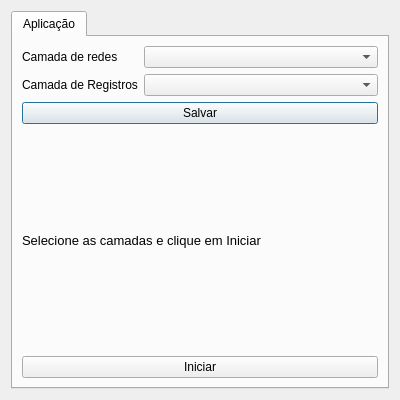
<?xml version="1.0" encoding="UTF-8"?>
<ui version="4.0">
 <class>ConfigDialog</class>
 <widget class="QDialog" name="ConfigDialog">
  <property name="geometry">
   <rect>
    <x>0</x>
    <y>0</y>
    <width>400</width>
    <height>400</height>
   </rect>
  </property>
  <property name="sizePolicy">
   <sizepolicy hsizetype="Maximum" vsizetype="Maximum">
    <horstretch>0</horstretch>
    <verstretch>0</verstretch>
   </sizepolicy>
  </property>
  <property name="minimumSize">
   <size>
    <width>400</width>
    <height>400</height>
   </size>
  </property>
  <property name="maximumSize">
   <size>
    <width>400</width>
    <height>400</height>
   </size>
  </property>
  <property name="windowTitle">
   <string>TracingQgis - CAJ</string>
  </property>
  <layout class="QGridLayout" name="gridLayout_2">
   <item row="2" column="0">
    <widget class="QTabWidget" name="tab_configs">
     <property name="sizePolicy">
      <sizepolicy hsizetype="Preferred" vsizetype="Preferred">
       <horstretch>0</horstretch>
       <verstretch>0</verstretch>
      </sizepolicy>
     </property>
     <property name="currentIndex">
      <number>0</number>
     </property>
     <widget class="QWidget" name="tab_aplicacao">
      <attribute name="title">
       <string>Aplicação</string>
      </attribute>
      <layout class="QGridLayout" name="gridLayout_3">
       <item row="0" column="0">
        <layout class="QVBoxLayout" name="verticalLayout">
         <property name="sizeConstraint">
          <enum>QLayout::SetDefaultConstraint</enum>
         </property>
         <item>
          <layout class="QFormLayout" name="formLayout">
           <item row="0" column="0">
            <widget class="QLabel" name="label">
             <property name="text">
              <string>Camada de redes</string>
             </property>
            </widget>
           </item>
           <item row="0" column="1">
            <widget class="QComboBox" name="layer_pipelines"/>
           </item>
           <item row="1" column="0">
            <widget class="QLabel" name="label_2">
             <property name="text">
              <string>Camada de Registros</string>
             </property>
            </widget>
           </item>
           <item row="1" column="1">
            <widget class="QComboBox" name="layer_valves"/>
           </item>
          </layout>
         </item>
         <item>
          <widget class="QPushButton" name="btn_salvar_configs">
           <property name="text">
            <string>Salvar</string>
           </property>
          </widget>
         </item>
         <item>
          <spacer name="verticalSpacer">
           <property name="orientation">
            <enum>Qt::Vertical</enum>
           </property>
           <property name="sizeHint" stdset="0">
            <size>
             <width>20</width>
             <height>40</height>
            </size>
           </property>
          </spacer>
         </item>
         <item>
          <widget class="QLabel" name="lbl_status">
           <property name="font">
            <font>
             <pointsize>10</pointsize>
            </font>
           </property>
           <property name="text">
            <string>&lt;html&gt;&lt;head/&gt;&lt;body&gt;&lt;p&gt;Selecione as camadas e clique em Iniciar&lt;/p&gt;&lt;/body&gt;&lt;/html&gt;</string>
           </property>
          </widget>
         </item>
         <item>
          <spacer name="verticalSpacer_2">
           <property name="orientation">
            <enum>Qt::Vertical</enum>
           </property>
           <property name="sizeHint" stdset="0">
            <size>
             <width>20</width>
             <height>40</height>
            </size>
           </property>
          </spacer>
         </item>
         <item>
          <widget class="QPushButton" name="btn_iniciar_tracing">
           <property name="toolTip">
            <string/>
           </property>
           <property name="toolTipDuration">
            <number>-1</number>
           </property>
           <property name="statusTip">
            <string>Atualiza informações de técnicos, bacias e sub_bacias para os protocolos com o campo técnico = &quot;CAJ&quot; ou Vazio</string>
           </property>
           <property name="whatsThis">
            <string>&lt;html&gt;&lt;head/&gt;&lt;body&gt;&lt;p&gt;Atualiza informações de técnicos, bacias e sub_bacias para os protocolos com o campo técnico = &amp;quot;CAJ&amp;quot; ou Vazio&lt;/p&gt;&lt;/body&gt;&lt;/html&gt;</string>
           </property>
           <property name="text">
            <string>Iniciar</string>
           </property>
          </widget>
         </item>
        </layout>
       </item>
      </layout>
     </widget>
    </widget>
   </item>
  </layout>
 </widget>
 <resources/>
 <connections/>
</ui>
